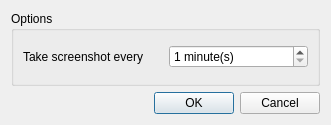
<?xml version="1.0" encoding="UTF-8"?>
<ui version="4.0">
 <class>Dialog</class>
 <widget class="QDialog" name="Dialog">
  <property name="geometry">
   <rect>
    <x>0</x>
    <y>0</y>
    <width>331</width>
    <height>125</height>
   </rect>
  </property>
  <property name="windowTitle">
   <string>Dialog</string>
  </property>
  <layout class="QVBoxLayout" name="verticalLayout">
   <item>
    <widget class="QGroupBox" name="groupBox">
     <property name="title">
      <string>Options</string>
     </property>
     <layout class="QGridLayout" name="gridLayout">
      <item row="0" column="1">
       <widget class="QDoubleSpinBox" name="doubleSpinBox">
        <property name="wrapping">
         <bool>false</bool>
        </property>
        <property name="frame">
         <bool>true</bool>
        </property>
        <property name="suffix">
         <string> minute(s)</string>
        </property>
        <property name="decimals">
         <number>0</number>
        </property>
        <property name="minimum">
         <double>1.000000000000000</double>
        </property>
        <property name="maximum">
         <double>60.000000000000000</double>
        </property>
        <property name="value">
         <double>1.000000000000000</double>
        </property>
       </widget>
      </item>
      <item row="0" column="0">
       <widget class="QLabel" name="label">
        <property name="text">
         <string>Take screenshot every </string>
        </property>
       </widget>
      </item>
     </layout>
    </widget>
   </item>
   <item>
    <widget class="QDialogButtonBox" name="buttonBox">
     <property name="orientation">
      <enum>Qt::Horizontal</enum>
     </property>
     <property name="standardButtons">
      <set>QDialogButtonBox::Cancel|QDialogButtonBox::Ok</set>
     </property>
    </widget>
   </item>
  </layout>
 </widget>
 <resources/>
 <connections>
  <connection>
   <sender>buttonBox</sender>
   <signal>accepted()</signal>
   <receiver>Dialog</receiver>
   <slot>accept()</slot>
   <hints>
    <hint type="sourcelabel">
     <x>248</x>
     <y>254</y>
    </hint>
    <hint type="destinationlabel">
     <x>157</x>
     <y>274</y>
    </hint>
   </hints>
  </connection>
  <connection>
   <sender>buttonBox</sender>
   <signal>rejected()</signal>
   <receiver>Dialog</receiver>
   <slot>reject()</slot>
   <hints>
    <hint type="sourcelabel">
     <x>316</x>
     <y>260</y>
    </hint>
    <hint type="destinationlabel">
     <x>286</x>
     <y>274</y>
    </hint>
   </hints>
  </connection>
 </connections>
</ui>
